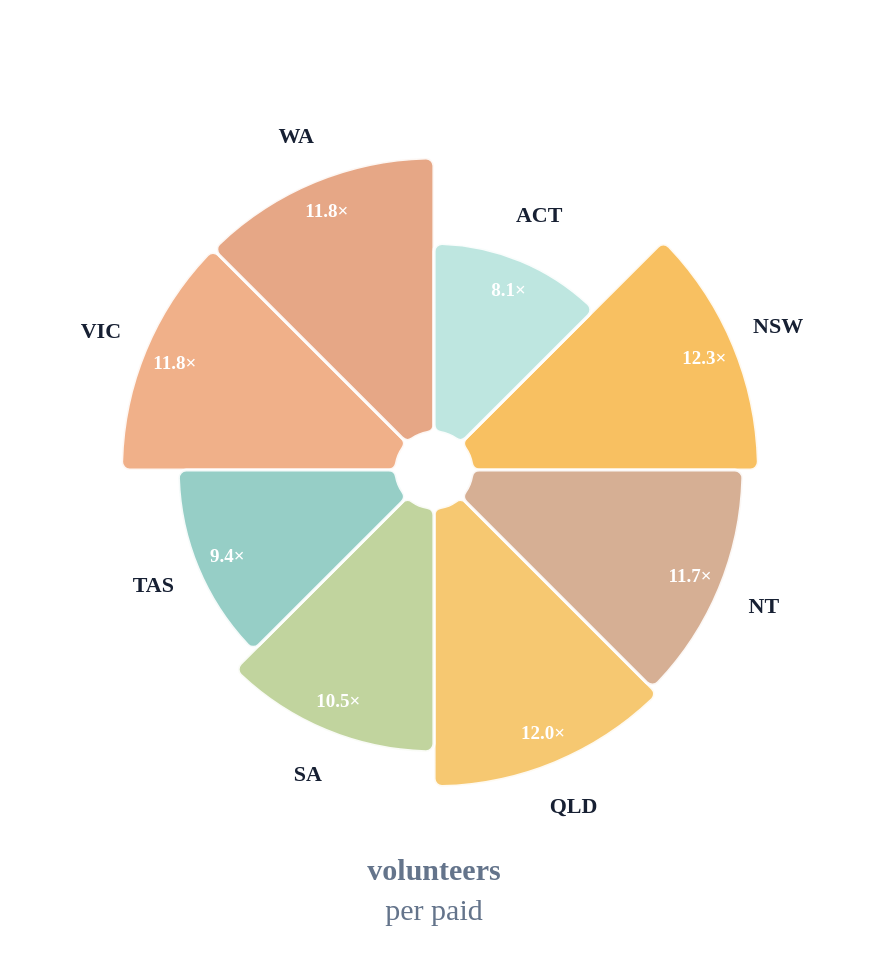

Write a Vega-Lite specification for this figure.
### Vega-Lite specification from a JSON file in a GitHub repository (floating-point values rounded to 4 significant figures)
{"$schema": "https://vega.github.io/schema/vega-lite/v5.json", "width": "container", "height": 420, "background": "transparent", "padding": {"left": 40, "right": 40, "top": 25, "bottom": 25}, "data": {"values": [{"state": "New South Wales", "abbr": "NSW", "unpaid": 740, "paid": 60}, {"state": "Queensland", "abbr": "QLD", "unpaid": 480, "paid": 40}, {"state": "Victoria", "abbr": "VIC", "unpaid": 650, "paid": 55}, {"state": "Western Australia", "abbr": "WA", "unpaid": 295, "paid": 25}, {"state": "Northern Territory", "abbr": "NT", "unpaid": 35, "paid": 3}, {"state": "South Australia", "abbr": "SA", "unpaid": 210, "paid": 20}, {"state": "Tasmania", "abbr": "TAS", "unpaid": 75, "paid": 8}, {"state": "Australian Capital Territory", "abbr": "ACT", "unpaid": 65, "paid": 8}]}, "transform": [{"calculate": "datum.unpaid / datum.paid", "as": "ratio"}, {"calculate": "format(datum.ratio, '.1f') + '×'", "as": "ratio_label"}, {"calculate": "format(datum.ratio, '.1f') + ' unpaid volunteers per paid participant'", "as": "ratio_long"}], "layer": [{"mark": {"type": "arc", "innerRadius": 34, "stroke": "#ffffff", "strokeWidth": 1.8, "cornerRadius": 4, "opacity": 0.9}, "encoding": {"theta": {"field": "abbr", "type": "nominal", "sort": {"field": "ratio", "order": "descending"}, "stack": true}, "radius": {"field": "ratio", "type": "quantitative", "scale": {"type": "linear", "domain": [0, 13], "range": [19, 170]}}, "radius2": {"value": 34}, "color": {"field": "abbr", "type": "nominal", "scale": {"domain": ["NSW", "QLD", "VIC", "WA", "NT", "SA", "TAS", "ACT"], "range": ["#f59e0b", "#f2aa24", "#e8864a", "#d97745", "#c0845a", "#9fbd6a", "#5eb3a7", "#9bd8cf"]}, "legend": null}, "strokeWidth": {"condition": {"param": "arc_hover", "empty": false, "value": 3}, "value": 1.6}, "fillOpacity": {"condition": {"param": "arc_hover", "empty": false, "value": 1}, "value": 0.72}, "tooltip": [{"field": "state", "title": "State / Territory"}, {"field": "unpaid", "title": "Unpaid Volunteers ('000)", "format": ","}, {"field": "paid", "title": "Paid Involvement ('000)", "format": ","}, {"field": "ratio_long", "title": "Ratio"}]}, "params": [{"name": "arc_hover", "select": {"type": "point", "on": "mouseover", "clear": "mouseout"}}]}, {"mark": {"type": "text", "radiusOffset": 24, "fontSize": 11, "fontWeight": "bold", "font": "DM Sans", "color": "#172033"}, "encoding": {"theta": {"field": "abbr", "type": "nominal", "sort": {"field": "ratio", "order": "descending"}, "stack": true}, "radius": {"field": "ratio", "type": "quantitative", "scale": {"type": "linear", "domain": [0, 13], "range": [19, 170]}}, "text": {"field": "abbr"}}}, {"mark": {"type": "text", "radiusOffset": -16, "fontSize": 9.5, "fontWeight": "bold", "font": "DM Sans", "color": "#ffffff"}, "encoding": {"theta": {"field": "abbr", "type": "nominal", "sort": {"field": "ratio", "order": "descending"}, "stack": true}, "radius": {"field": "ratio", "type": "quantitative", "scale": {"type": "linear", "domain": [0, 13], "range": [19, 170]}}, "text": {"field": "ratio_label"}}}, {"data": {"values": [{"label": "volunteers", "label2": "per paid"}]}, "layer": [{"mark": {"type": "text", "text": "volunteers", "x": {"expr": "width / 2"}, "y": {"expr": "height/ 2 + 200"}, "fontSize": 15, "fontWeight": "bold", "font": "DM Sans", "color": "#64748b", "align": "center", "baseline": "middle"}, "encoding": {}}, {"mark": {"type": "text", "text": "per paid", "x": {"expr": "width / 2"}, "y": {"expr": "height/2 + 220"}, "fontSize": 15, "font": "DM Sans", "color": "#64748b", "align": "center", "baseline": "middle"}, "encoding": {}}]}], "config": {"view": {"stroke": "transparent"}, "font": "DM Sans", "arc": {"cornerRadius": 4}}}
